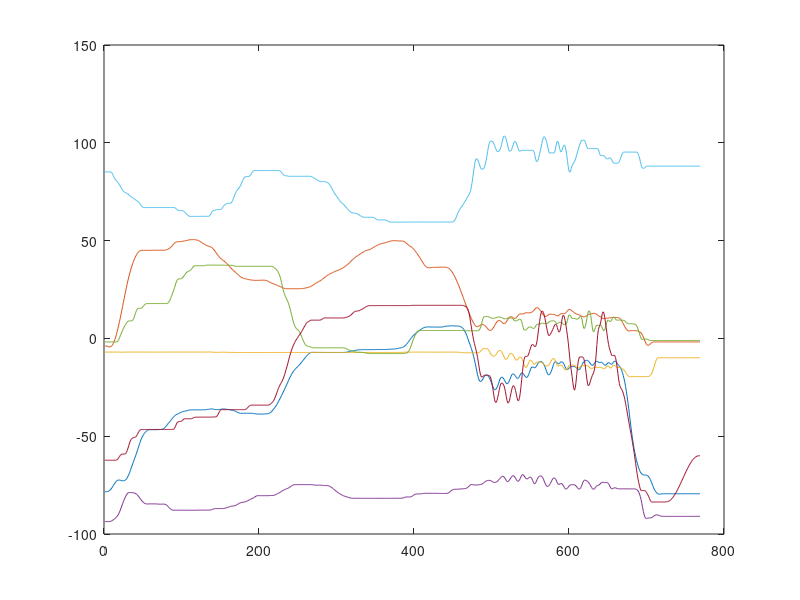

The MATLAB script that drew this image:
fid=fopen('trajKuka.dat');
DecFact=fread(fid,1,'double');
nPts=fread(fid,1,'double');
fread(fid,nPts,'single'); % sdotbnd, not used in recorded traj
theta=fread(fid,[nPts 7],'single');
fclose(fid);

plot(theta)

fid=fopen('KUKApath.dat','w');
fwrite(fid,DecFact*0.01,'float');
fwrite(fid,nPts,'int');
fwrite(fid,1,'int'); % isThetaFull
fwrite(fid,theta,'single');
fwrite(fid,0,'int'); % isCartFull
fclose(fid);
